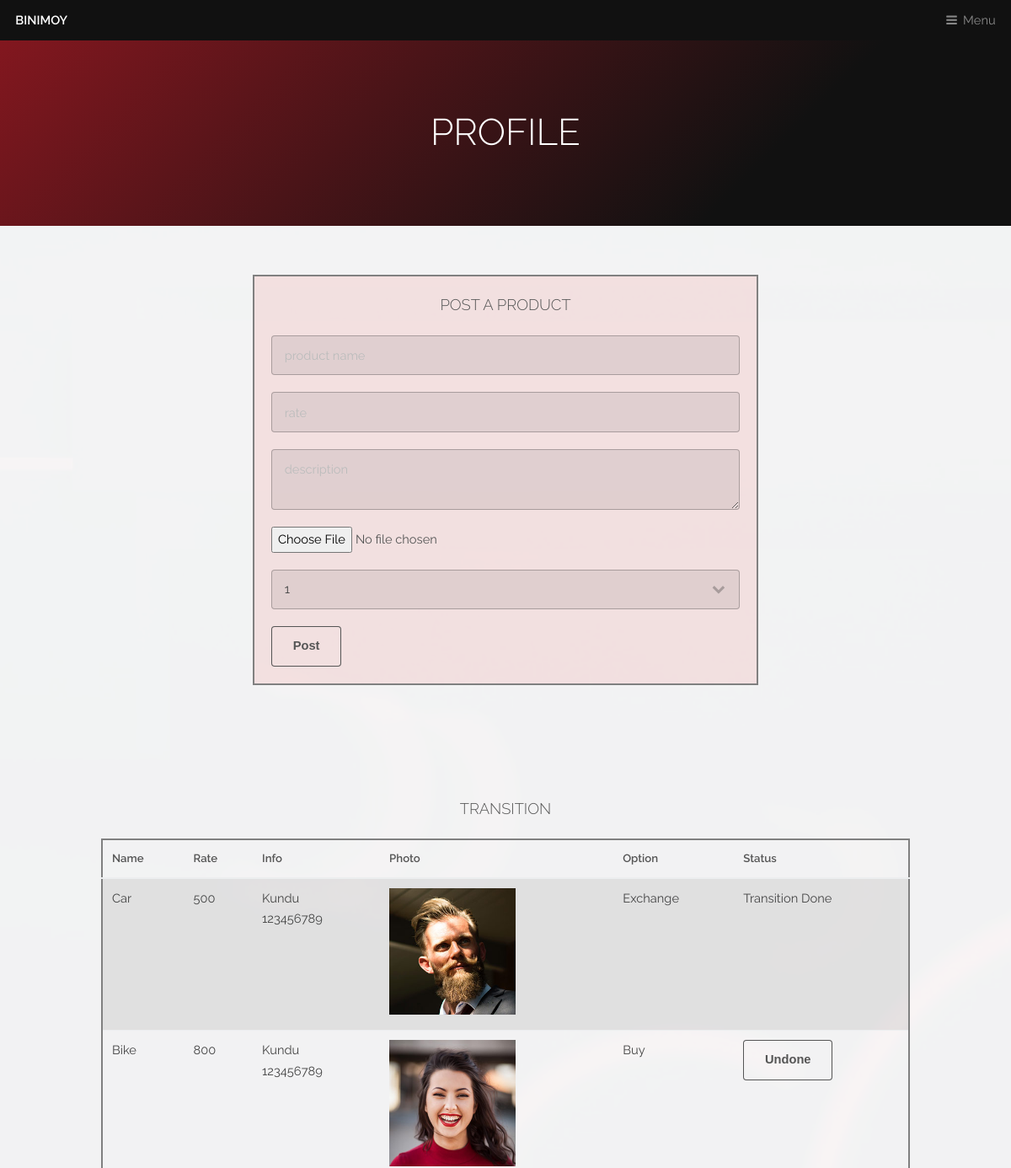
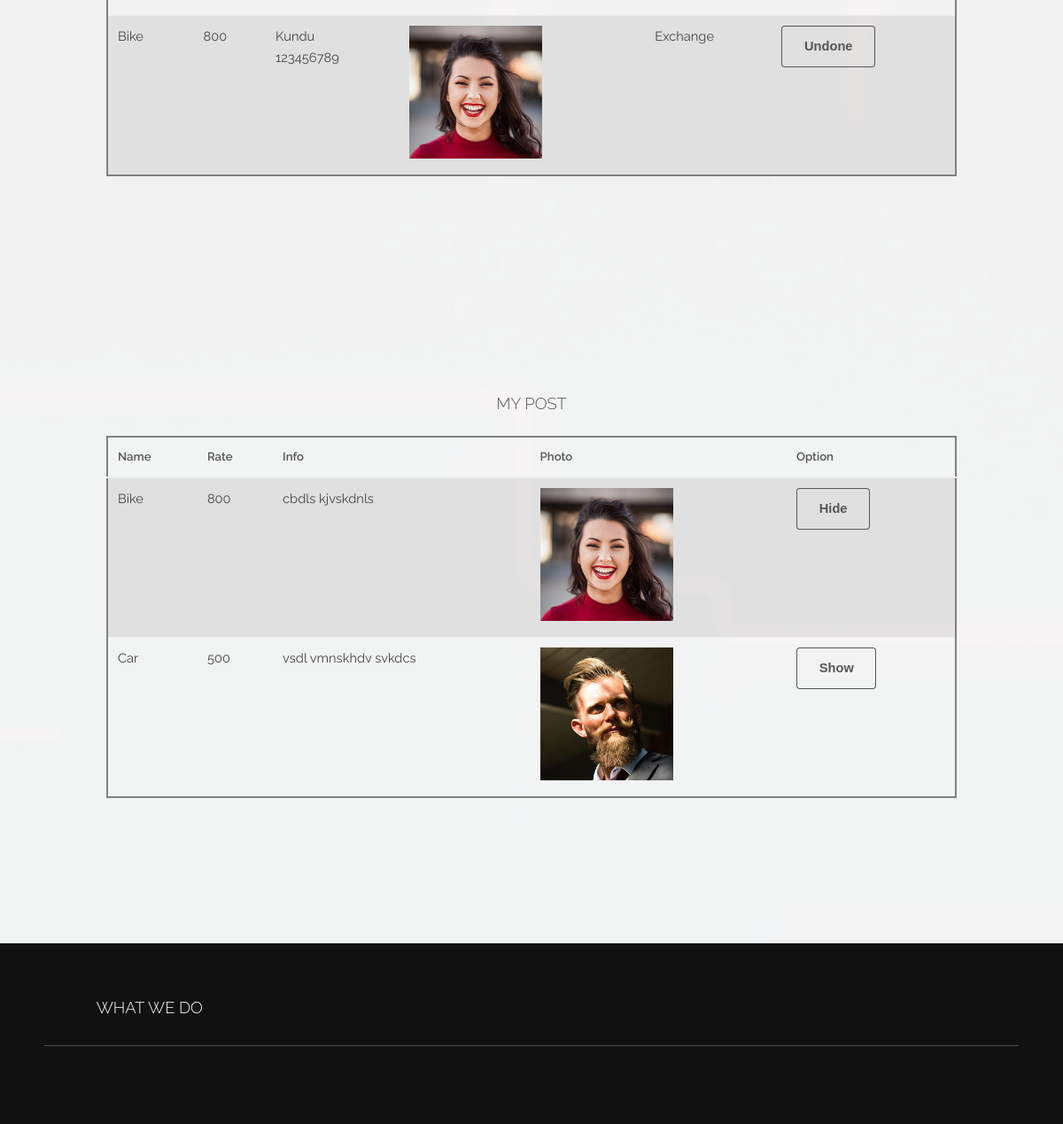
The app's page /profile.php (signed in) with its own data (2 pictures, top to bottom).
### tables this page shows
CREATE TABLE IF NOT EXISTS `bi_transition` (
`id` int(11) NOT NULL,
  `user_id` varchar(255) NOT NULL,
  `post_id` varchar(255) NOT NULL,
  `way` varchar(255) NOT NULL,
  `status` varchar(255) NOT NULL
);

CREATE TABLE IF NOT EXISTS `bi_post` (
`id` int(11) NOT NULL,
  `user_id` varchar(255) NOT NULL,
  `p_name` varchar(255) NOT NULL,
  `rate` varchar(255) NOT NULL,
  `description` varchar(5000) NOT NULL,
  `photo` varchar(255) NOT NULL,
  `category` varchar(255) NOT NULL,
  `status` varchar(255) NOT NULL
);

CREATE TABLE IF NOT EXISTS `bi_user` (
`id` int(11) NOT NULL,
  `u_name` varchar(255) NOT NULL,
  `phone` varchar(255) NOT NULL,
  `email` varchar(255) NOT NULL,
  `password` varchar(255) NOT NULL,
  `description` varchar(5000) NOT NULL
);

### profile.php (the view, shortened to what this page needs)
<?php
	 if(isset($_SESSION["user"])){
	 	$user_id = $_SESSION["id"];
	  }
	  else{
	  		header("Location:index.php");
	  }
	include "database.php";
?>
<!DOCTYPE HTML>
<html>
	<head>
		<link rel="stylesheet" type="text/css" href="assets/css/bootstrap.min.css">
		<link rel="stylesheet" href="assets/css/main.css" />
	</head>
	<body class="is-preload">
		<?php include "menu.php"; ?>
			<div id="heading" >
				<h1>Profile</h1>
			</div>
			<section id="main" class="wrapper">
				<section class="wrapper">
					<form class="form-class" method="POST" action="" enctype="multipart/form-data">
						<h3 style="text-align: center;">Post a product</h3>
						<input type="text" name="p_name" placeholder="product name">
						<input type="text" name="rate" placeholder="rate">
						<textarea name="description" placeholder="description"></textarea>
						<input type="file" name="file">
						<select name="category">
							<option value="1">1</option>
						</select>
						<button type="submit" name="submitClick">Post</button>
					</form>
					<br>
					<br><br><br><br>
					<div class="option-table" >
						<h3 style="text-align: center;">Transition</h3>
						<table class="table">
						    <thead>
						      <tr>
						        <th>Name</th>
						        <th>Rate</th>
						        <th>Info</th>
						        <th>Photo</th>
						        <th>Option</th>
						        <th>Status</th>
						      </tr>
						    </thead>
						    <tbody>
						    	<?php
						    		$sql = "SELECT bi_transition.*, bi_post.p_name , bi_post.rate , bi_post.description , bi_post.photo , bi_user.u_name, bi_user.phone from bi_transition INNER JOIN bi_post on bi_transition.post_id=bi_post.id INNER JOIN bi_user on bi_transition.user_id=bi_user.id";
						    		$result=$conn->query($sql);
				                    while($row=$result->fetch_assoc()){
				                        $photo = $row["photo"];
				                        $status = $row["status"];
						    	?>
						      <tr>
						        <td><?php echo $row["p_name"] ?></td>
						        <td><?php echo $row["rate"] ?></td>
						        <td><?php echo $row["u_name"] ?>
						        	<br>
						        	<?php echo $row["phone"] ?>
						        </td>
						        <td class="table-img"><img src="images/post/<?php echo $photo ?>"></td>
						        <td><?php echo $row["way"] ?>
						        </td>
						        <td>
						        	<form method="POST" action="">
						        		<?php
						        		if($status=="done"){
						        		 ?>
						        		Transition Done
						        		<?php }
						        			else{
						        		?>
						        		<button type="submit" name="doneClick">Undone</button>
						        		<?php } ?>
						        	</form>
						        </td>
						      </tr>
						  <?php } ?>
						    </tbody>
						  </table>
					</div>
					<br><br><br><br>
					<div class="option-table" >
						<h3 style="text-align: center;">My post</h3>
						<table class="table">
						    <thead>
						      <tr>
						        <th>Name</th>
						        <th>Rate</th>
						        <th>Info</th>
						        <th>Photo</th>
						        <th>Option</th>
						      </tr>
						    </thead>
						    <tbody>
						    	<?php
						    		$sql="SELECT * from bi_post where user_id='$user_id' ORDER BY id DESC" ;
						    		$result=$conn->query($sql);
				                    while($row=$result->fetch_assoc()){
				                        $photo = $row["photo"];
				                        $status = $row["status"];
						    	?>
						      <tr>
						        <td><?php echo $row["p_name"]; ?></td>
						        <td><?php echo $row["rate"]; ?></td>
						        <td><?php echo $row["description"]; ?>
						        </td>
						        <td class="table-img"><img src="images/post/<?php echo $photo ?>"></td>
						         <td>
						        	<form method="POST" action="">
						        		<?php
						        			if($status=="1"){
						        		 ?>
						        		<button type="submit" name="hideClick">Hide</button>
						        		<?php }
						        			else{
						        		?>
						        		<button type="submit" name="showClick">Show</button>
						        		<?php } ?>
						        	</form>
						        </td>
						      </tr>
						      <?php } ?>
						    </tbody>
						  </table>
					</div>
				</section>
			</section>
			<footer id="footer">
				<?php include "footer.php"; ?>
			</footer>
	</body>
</html>

### menu.php (shortened to what this page needs)
<header id="header">
	<a class="logo" href="index.php">BINIMOY</a>
	<nav>
		<a href="#menu">Menu</a>
	</nav>
</header>

### footer.php (shortened to what this page needs)
<div class="inner">
	<div class="content">
		<section>
			<h3>What we do</h3>
		</section>
	</div>
	<div class="copyright">
	</div>
</div>

### records on screen
bi_transition: bi_post.p_name "Car", bi_post.rate "500", user.u_name "Kundu", user.phone "123456789", bi_post.photo (picture), way "Exchange", status "Transition Done"
bi_transition: bi_post.p_name "Bike", bi_post.rate "800", user.u_name "Kundu", user.phone "123456789", bi_post.photo (picture), way "Buy", status "Undone"
bi_transition: bi_post.p_name "Bike", bi_post.rate "800", user.u_name "Kundu", user.phone "123456789", bi_post.photo (picture), way "Exchange", status "Undone"
bi_post: p_name "Bike", rate "800", description "cbdls kjvskdnls", photo (picture), status "Hide"
bi_post: p_name "Car", rate "500", description "vsdl vmnskhdv svkdcs", photo (picture), status "Show"
